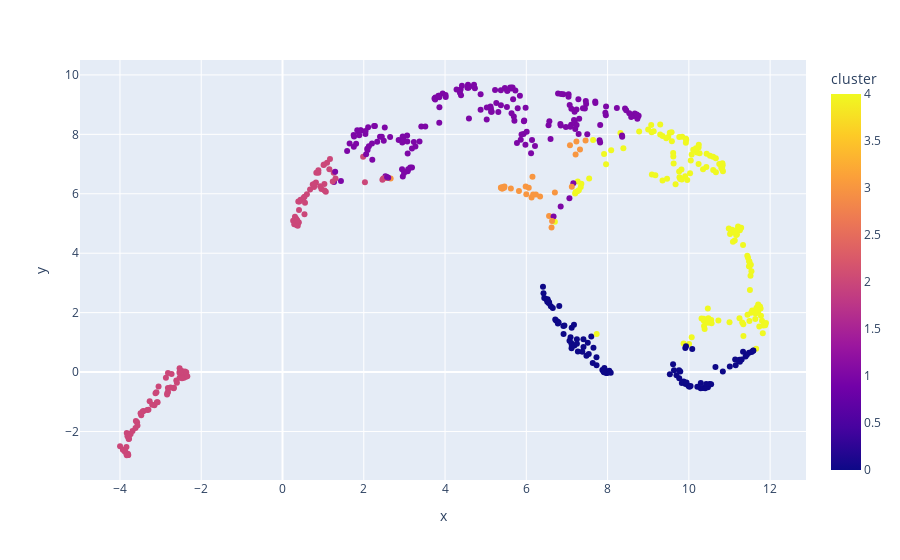

Notebook source saved alongside this figure:
### Code cell
umap_transformed_x_new = umap.UMAP().fit_transform(x_new)
df = pd.DataFrame(umap_transformed_x_new, columns=['x', 'y'])
df['coalition'] = users_with_embeddings['coalition']
df['name'] = users_with_embeddings['name']
df['cluster'] = clusters.labels_
fig = px.scatter(df, x='x', y='y', hover_name="name", color='cluster')
fig.show()

### Figure 1 — Plotly figure (JSON) as saved in the notebook; plotly's stock layout.template omitted (floating-point values rounded to 4 significant figures; data arrays with more than 128 entries replaced by an {"elided": "..."} marker saying what was removed)
{"data": [{"hovertemplate": "<b>%{hovertext}</b><br><br>x=%{x}<br>y=%{y}<br>cluster=%{marker.color}<extra></extra>", "hovertext": {"elided": "548 str values"}, "legendgroup": "", "marker": {"color": {"elided": "548 int values"}, "coloraxis": "coloraxis", "symbol": "circle"}, "mode": "markers", "name": "", "orientation": "v", "showlegend": false, "type": "scatter", "x": {"elided": "548 float values"}, "xaxis": "x", "y": {"elided": "548 float values"}, "yaxis": "y"}], "layout": {"coloraxis": {"colorbar": {"title": {"text": "cluster"}}, "colorscale": [[0, "#0d0887"], [0.1111, "#46039f"], [0.2222, "#7201a8"], [0.3333, "#9c179e"], [0.4444, "#bd3786"], [0.5556, "#d8576b"], [0.6667, "#ed7953"], [0.7778, "#fb9f3a"], [0.8889, "#fdca26"], [1, "#f0f921"]]}, "legend": {"tracegroupgap": 0}, "margin": {"t": 60}, "xaxis": {"anchor": "y", "domain": [0, 1], "title": {"text": "x"}}, "yaxis": {"anchor": "x", "domain": [0, 1], "title": {"text": "y"}}}}
